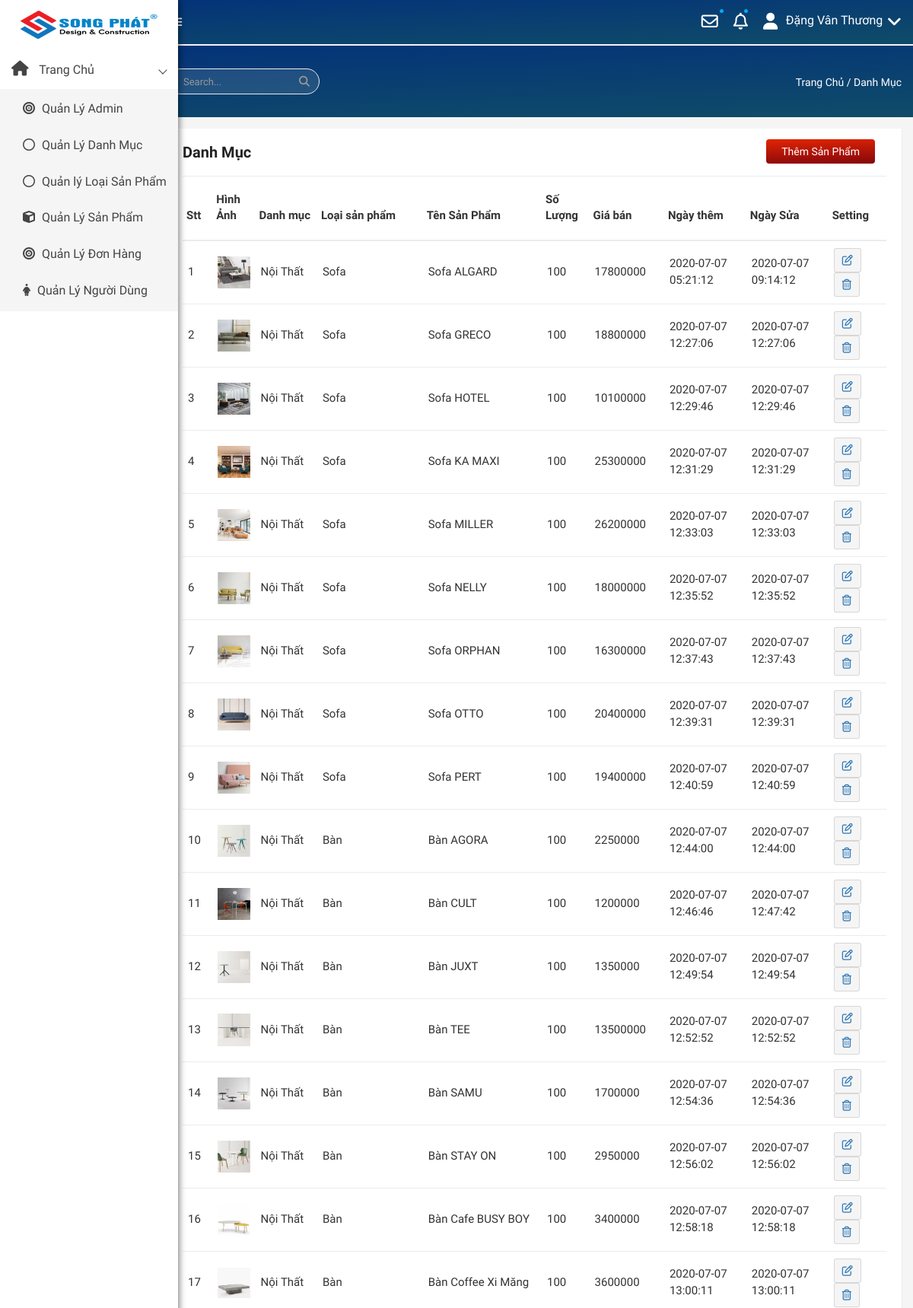
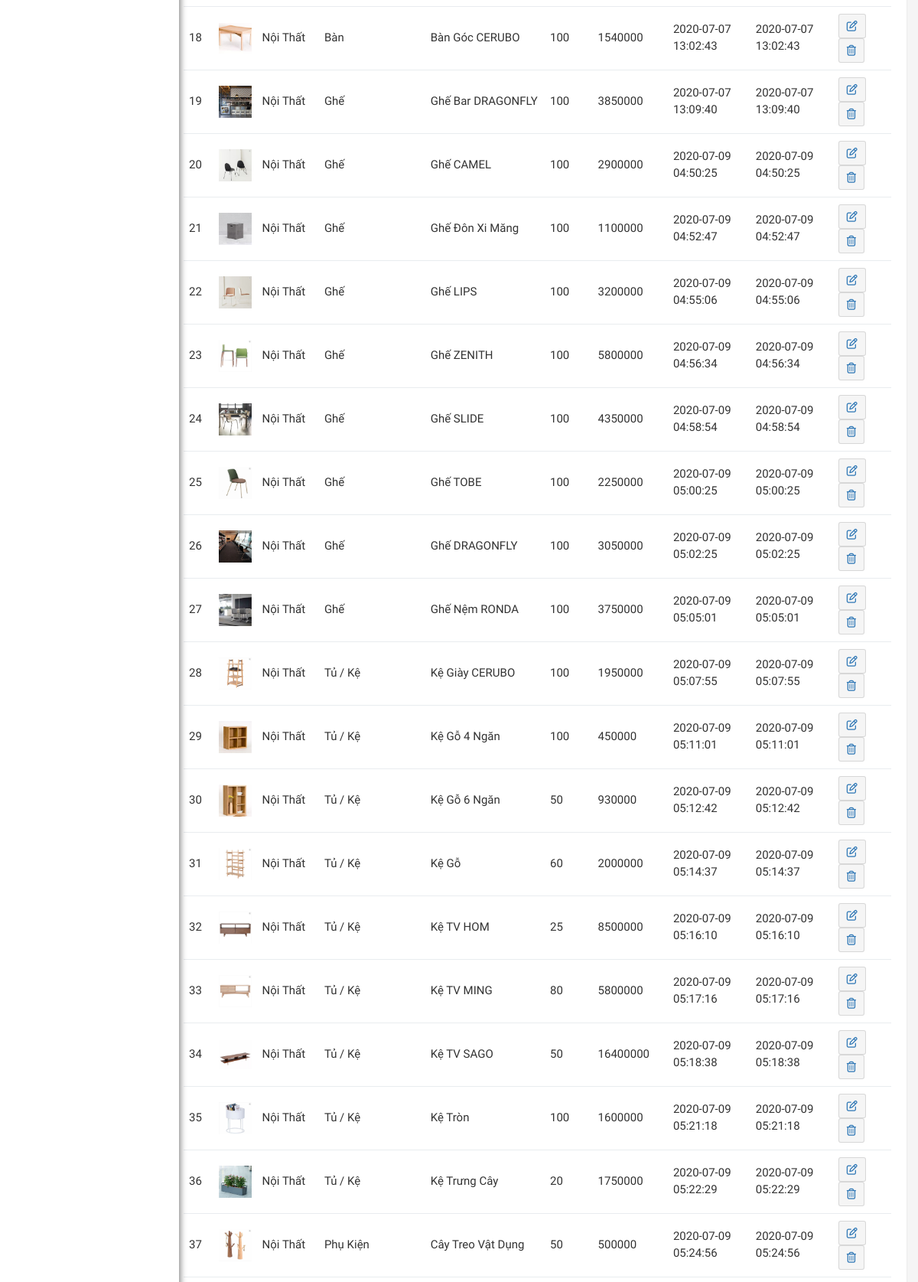
/admin/modules/product/index.php (signed in, upper part), run on the app's committed database (2 pictures, top to bottom).
### tables this page shows
CREATE TABLE `product` (
  `id` int(11) NOT NULL,
  `name` varchar(100) DEFAULT NULL,
  `slug` varchar(100) DEFAULT NULL,
  `soluong` int(11) NOT NULL DEFAULT 1,
  `gia` int(11) DEFAULT NULL,
  `sale` tinyint(4) DEFAULT 0,
  `avatar` varchar(100) DEFAULT NULL,
  `category` varchar(50) DEFAULT NULL,
  `type` varchar(50) NOT NULL,
  `content` text DEFAULT NULL,
  `head` int(11) NOT NULL DEFAULT 0,
  `view` int(11) DEFAULT 0,
  `hot` tinyint(4) DEFAULT 0,
  `created_at` timestamp NULL DEFAULT NULL,
  `updata_up` timestamp NULL DEFAULT NULL ON UPDATE current_timestamp()
);

CREATE TABLE `category` (
  `id` int(11) NOT NULL,
  `name` varchar(100) DEFAULT NULL,
  `slug` varchar(100) DEFAULT NULL,
  `images` varchar(100) DEFAULT NULL,
  `banner` varchar(100) DEFAULT NULL,
  `home` tinyint(100) DEFAULT 0,
  `status` tinyint(4) DEFAULT 0,
  `created_at` timestamp NOT NULL DEFAULT current_timestamp(),
  `updated` timestamp NOT NULL DEFAULT current_timestamp() ON UPDATE current_timestamp()
);

CREATE TABLE `type` (
  `id` int(11) NOT NULL,
  `name` varchar(100) NOT NULL,
  `category` int(100) NOT NULL
);

### libraries/Database.php (called while the page is built, shortened)
<?php
class DataProvider
{
	public static function ExecuteQuery($sql)
	{
		try{
			$connection = mysqli_connect("localhost","root","", "webnoithat");
			mysqli_query($connection, "set names 'utf8'");
			$result = mysqli_query($connection, $sql);
			return $result;
		}catch(Exception $ex)
		{
			return null;
		}
    }
}
?>

### admin/modules/product/index.php (the view, shortened to what this page needs)
<?php require_once __DIR__ . "/../../layouts/header.php" ?>
<div class="product-status mg-tb-15">
   <div class="container-fluid">
      <div class="row">
         <div class="col-lg-12 col-md-12 col-sm-12 col-xs-12">
            <div class="product-status-wrap">
               <h4>Danh Mục</h4>
               <div class="add-product">
                  <a href="add.php">Thêm Sản Phẩm</a>
               </div>
               <table>
                  <tr>
                     <th>Stt</th>
                     <th>Hình Ảnh</th>
                     <th>Danh mục</th>
                     <th>Loại sản phẩm</th>
                     <th>Tên Sản Phẩm</th>
                     <th>Số Lượng</th>
                     <th>Giá bán</th>
                     <th>Ngày thêm</th>
                     <th>Ngày Sửa</th>
                     <th>Setting</th>
                  </tr>
                  <?php
                  try {
                     $sql = "SELECT * FROM `product`";
                     $result = DataProvider::ExecuteQuery($sql);
                     $stt = 0;
                     while ($row = mysqli_fetch_array($result))
                     {
                        $sql1="SELECT name FROM `category`  WHERE `category`.`id` = '{$row['category']}'";
                        $result1= DataProvider::ExecuteQuery($sql1);
                        $row1= mysqli_fetch_array($result1);
                        $sql2="SELECT * FROM `type` WHERE `type`.`id` = '{$row['type']}'";
                        $result2= DataProvider::ExecuteQuery($sql2);
                        $row2= mysqli_fetch_array($result2);
                        $stt++;
                        $chuoi = <<< EOD
                             <tr>
                             <td>$stt</td>
                             <td><img src="img_product/{$row['avatar']}" ></img></td>
                             <td> {$row1['name']}</td>
                             <td> {$row2['name']}</td>
                             <td> {$row['name']} </td>
                             <td> {$row['soluong']} </td>
                             <td> {$row['gia']} </td>
                             <td>{$row['created_at']}</td>
                             <td>{$row['updata_up']}</td>
                             <td>
                                 <a href="edit.php?id= {$row['id']} "> <button data-toggle="tooltip" title="Edit" class="pd-setting-ed"><i class="fa fa-pencil-square-o" aria-hidden="true"></i></button></a>
                                 <a href="delete.php?id= {$row['id']} "> <button data-toggle="tooltip" title="Trash" class="pd-setting-ed"><i class="fa fa-trash-o" aria-hidden="true"> </i> </button> </a>
                             </td>
                         </tr>
                         EOD;
                        echo $chuoi;
                     }
                  } catch (Exception $ex) {
                     echo "Không thể mở CSDL";
                  }
               ?>
               </table>
            </div>
         </div>
      </div>
   </div>
</div>
<?php require_once __DIR__ . "/../../layouts/footer.php" ?>

### public/admin/css/main.css (style rules this page uses)
html { color: #222; font-size: 1em; line-height: 1.4; }
audio, canvas, iframe, img, svg, video { vertical-align: middle; }

### data on the page
product: avatar (picture), category.name "Nội Thất", type.name "Sofa", name "Sofa ALGARD", soluong "100", gia "17800000", created_at "2020-07-07 05:21:12", updata_up "2020-07-07 09:14:12"
product: avatar (picture), category.name "Nội Thất", type.name "Sofa", name "Sofa GRECO", soluong "100", gia "18800000", created_at "2020-07-07 12:27:06", updata_up "2020-07-07 12:27:06"
product: avatar (picture), category.name "Nội Thất", type.name "Sofa", name "Sofa HOTEL", soluong "100", gia "10100000", created_at "2020-07-07 12:29:46", updata_up "2020-07-07 12:29:46"
product: avatar (picture), category.name "Nội Thất", type.name "Sofa", name "Sofa KA MAXI", soluong "100", gia "25300000", created_at "2020-07-07 12:31:29", updata_up "2020-07-07 12:31:29"
product: avatar (picture), category.name "Nội Thất", type.name "Sofa", name "Sofa MILLER", soluong "100", gia "26200000", created_at "2020-07-07 12:33:03", updata_up "2020-07-07 12:33:03"
product: avatar (picture), category.name "Nội Thất", type.name "Sofa", name "Sofa NELLY", soluong "100", gia "18000000", created_at "2020-07-07 12:35:52", updata_up "2020-07-07 12:35:52"
product: avatar (picture), category.name "Nội Thất", type.name "Sofa", name "Sofa ORPHAN", soluong "100", gia "16300000", created_at "2020-07-07 12:37:43", updata_up "2020-07-07 12:37:43"
product: avatar (picture), category.name "Nội Thất", type.name "Sofa", name "Sofa OTTO", soluong "100", gia "20400000", created_at "2020-07-07 12:39:31", updata_up "2020-07-07 12:39:31"
product: avatar (picture), category.name "Nội Thất", type.name "Sofa", name "Sofa PERT", soluong "100", gia "19400000", created_at "2020-07-07 12:40:59", updata_up "2020-07-07 12:40:59"
product: avatar (picture), category.name "Nội Thất", type.name "Bàn", name "Bàn AGORA", soluong "100", gia "2250000", created_at "2020-07-07 12:44:00", updata_up "2020-07-07 12:44:00"
product: avatar (picture), category.name "Nội Thất", type.name "Bàn", name "Bàn CULT", soluong "100", gia "1200000", created_at "2020-07-07 12:46:46", updata_up "2020-07-07 12:47:42"
product: avatar (picture), category.name "Nội Thất", type.name "Bàn", name "Bàn JUXT", soluong "100", gia "1350000", created_at "2020-07-07 12:49:54", updata_up "2020-07-07 12:49:54"
product: avatar (picture), category.name "Nội Thất", type.name "Bàn", name "Bàn TEE", soluong "100", gia "13500000", created_at "2020-07-07 12:52:52", updata_up "2020-07-07 12:52:52"
product: avatar (picture), category.name "Nội Thất", type.name "Bàn", name "Bàn SAMU", soluong "100", gia "1700000", created_at "2020-07-07 12:54:36", updata_up "2020-07-07 12:54:36"
product: avatar (picture), category.name "Nội Thất", type.name "Bàn", name "Bàn STAY ON", soluong "100", gia "2950000", created_at "2020-07-07 12:56:02", updata_up "2020-07-07 12:56:02"
product: avatar (picture), category.name "Nội Thất", type.name "Bàn", name "Bàn Cafe BUSY BOY", soluong "100", gia "3400000", created_at "2020-07-07 12:58:18", updata_up "2020-07-07 12:58:18"
product: avatar (picture), category.name "Nội Thất", type.name "Bàn", name "Bàn Coffee Xi Măng", soluong "100", gia "3600000", created_at "2020-07-07 13:00:11", updata_up "2020-07-07 13:00:11"
product: avatar (picture), category.name "Nội Thất", type.name "Bàn", name "Bàn Góc CERUBO", soluong "100", gia "1540000", created_at "2020-07-07 13:02:43", updata_up "2020-07-07 13:02:43"
product: avatar (picture), category.name "Nội Thất", type.name "Ghế", name "Ghế Bar DRAGONFLY", soluong "100", gia "3850000", created_at "2020-07-07 13:09:40", updata_up "2020-07-07 13:09:40"
product: avatar (picture), category.name "Nội Thất", type.name "Ghế", name "Ghế CAMEL", soluong "100", gia "2900000", created_at "2020-07-09 04:50:25", updata_up "2020-07-09 04:50:25"
product: avatar (picture), category.name "Nội Thất", type.name "Ghế", name "Ghế Đôn Xi Măng", soluong "100", gia "1100000", created_at "2020-07-09 04:52:47", updata_up "2020-07-09 04:52:47"
product: avatar (picture), category.name "Nội Thất", type.name "Ghế", name "Ghế LIPS", soluong "100", gia "3200000", created_at "2020-07-09 04:55:06", updata_up "2020-07-09 04:55:06"
product: avatar (picture), category.name "Nội Thất", type.name "Ghế", name "Ghế ZENITH", soluong "100", gia "5800000", created_at "2020-07-09 04:56:34", updata_up "2020-07-09 04:56:34"
product: avatar (picture), category.name "Nội Thất", type.name "Ghế", name "Ghế SLIDE", soluong "100", gia "4350000", created_at "2020-07-09 04:58:54", updata_up "2020-07-09 04:58:54"
product: avatar (picture), category.name "Nội Thất", type.name "Ghế", name "Ghế TOBE", soluong "100", gia "2250000", created_at "2020-07-09 05:00:25", updata_up "2020-07-09 05:00:25"
product: avatar (picture), category.name "Nội Thất", type.name "Ghế", name "Ghế DRAGONFLY", soluong "100", gia "3050000", created_at "2020-07-09 05:02:25", updata_up "2020-07-09 05:02:25"
product: avatar (picture), category.name "Nội Thất", type.name "Ghế", name "Ghế Nệm RONDA", soluong "100", gia "3750000", created_at "2020-07-09 05:05:01", updata_up "2020-07-09 05:05:01"
product: avatar (picture), category.name "Nội Thất", type.name "Tủ / Kệ", name "Kệ Giày CERUBO", soluong "100", gia "1950000", created_at "2020-07-09 05:07:55", updata_up "2020-07-09 05:07:55"
product: avatar (picture), category.name "Nội Thất", type.name "Tủ / Kệ", name "Kệ Gỗ 4 Ngăn", soluong "100", gia "450000", created_at "2020-07-09 05:11:01", updata_up "2020-07-09 05:11:01"
product: avatar (picture), category.name "Nội Thất", type.name "Tủ / Kệ", name "Kệ Gỗ 6 Ngăn", soluong "50", gia "930000", created_at "2020-07-09 05:12:42", updata_up "2020-07-09 05:12:42"
product: avatar (picture), category.name "Nội Thất", type.name "Tủ / Kệ", name "Kệ Gỗ", soluong "60", gia "2000000", created_at "2020-07-09 05:14:37", updata_up "2020-07-09 05:14:37"
product: avatar (picture), category.name "Nội Thất", type.name "Tủ / Kệ", name "Kệ TV HOM", soluong "25", gia "8500000", created_at "2020-07-09 05:16:10", updata_up "2020-07-09 05:16:10"
product: avatar (picture), category.name "Nội Thất", type.name "Tủ / Kệ", name "Kệ TV MING", soluong "80", gia "5800000", created_at "2020-07-09 05:17:16", updata_up "2020-07-09 05:17:16"
product: avatar (picture), category.name "Nội Thất", type.name "Tủ / Kệ", name "Kệ TV SAGO", soluong "50", gia "16400000", created_at "2020-07-09 05:18:38", updata_up "2020-07-09 05:18:38"
product: avatar (picture), category.name "Nội Thất", type.name "Tủ / Kệ", name "Kệ Tròn", soluong "100", gia "1600000", created_at "2020-07-09 05:21:18", updata_up "2020-07-09 05:21:18"
product: avatar (picture), category.name "Nội Thất", type.name "Tủ / Kệ", name "Kệ Trưng Cây", soluong "20", gia "1750000", created_at "2020-07-09 05:22:29", updata_up "2020-07-09 05:22:29"
product: avatar (picture), category.name "Nội Thất", type.name "Phụ Kiện", name "Cây Treo Vật Dụng", soluong "50", gia "500000", created_at "2020-07-09 05:24:56", updata_up "2020-07-09 05:24:56"

### other printed values
$_SESSION['namead'] "Đặng Vân Thương"
